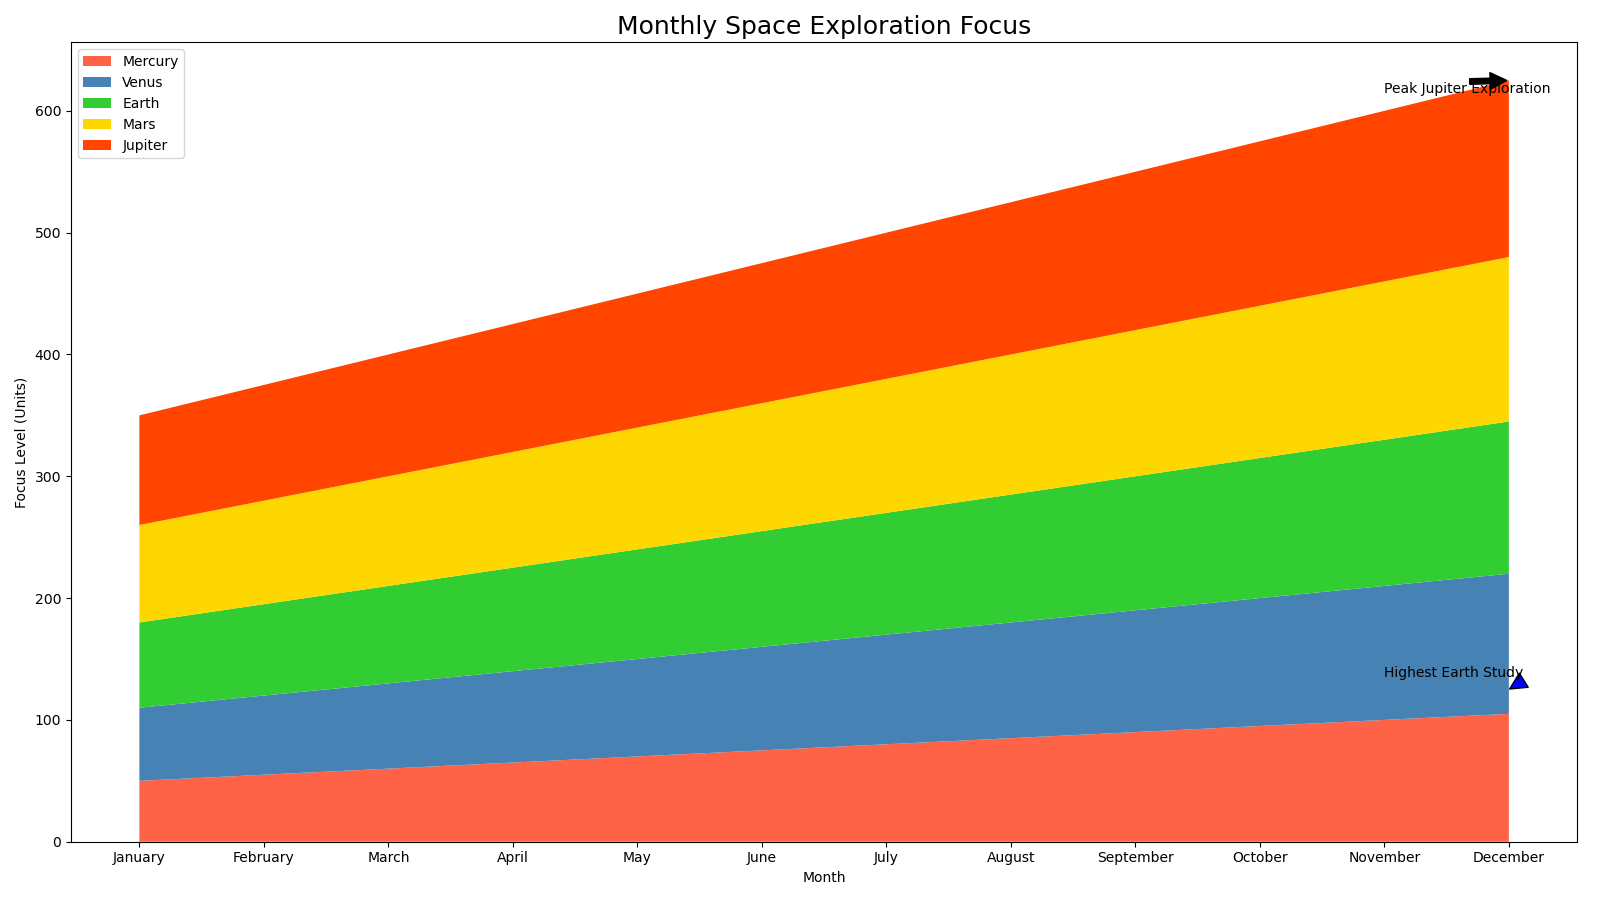

Recreate this plot in Python.

import matplotlib.pyplot as plt
import numpy as np

months = ['January', 'February', 'March', 'April', 'May', 'June', 'July', 
          'August', 'September', 'October', 'November', 'December']
mercury = [50, 55, 60, 65, 70, 75, 80, 85, 90, 95, 100, 105]
venus = [60, 65, 70, 75, 80, 85, 90, 95, 100, 105, 110, 115]
earth = [70, 75, 80, 85, 90, 95, 100, 105, 110, 115, 120, 125]
mars = [80, 85, 90, 95, 100, 105, 110, 115, 120, 125, 130, 135]
jupiter = [90, 95, 100, 105, 110, 115, 120, 125, 130, 135, 140, 145]

fig, ax = plt.subplots(figsize=(16, 9))

y = np.vstack([mercury, venus, earth, mars, jupiter])

colors = ['#FF6347', '#4682B4', '#32CD32', '#FFD700', '#FF4500']

ax.stackplot(months, y, labels=['Mercury', 'Venus', 'Earth', 'Mars', 'Jupiter'], colors=colors)

ax.annotate('Peak Jupiter Exploration', xy=('December', 145 + sum(y[:-1, -1])), xytext=('November', 155 + sum(y[:-1, -2])),
            arrowprops=dict(facecolor='black', shrink=0.05))
ax.annotate('Highest Earth Study', xy=('December', 125), xytext=('November', 135),
            arrowprops=dict(facecolor='blue', shrink=0.05))

ax.set_title('Monthly Space Exploration Focus', fontsize=18)
ax.set_xlabel('Month')
ax.set_ylabel('Focus Level (Units)')

ax.legend(loc='upper left')

plt.tight_layout()
plt.show()
